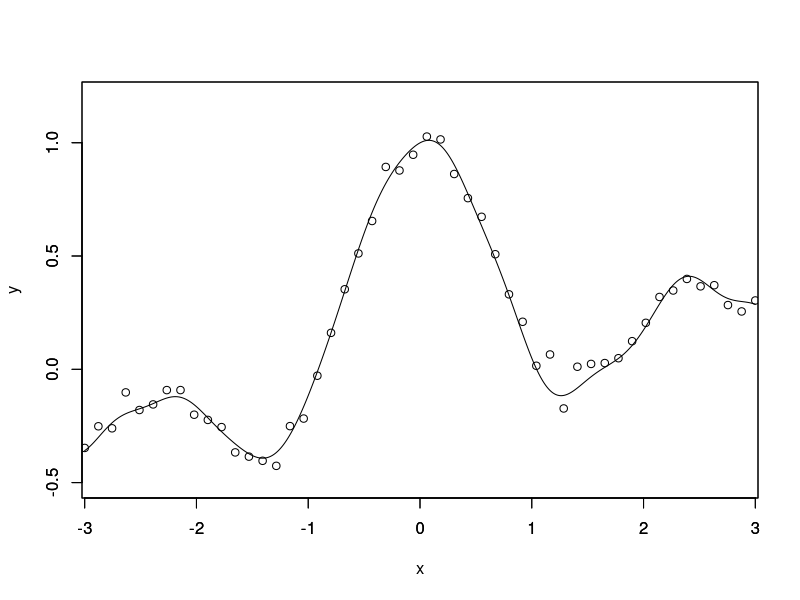

Write the R code that produced this figure.
repmat <- function(mat, m, n) {
  rmat <- mat
  for (i in 1:m) {
    if (i == m) break
    rmat <- rbind(rmat, mat)
  }
  crmat <- rmat
  for (i in 1:n) {
    if (i == n) break
    crmat <- cbind(crmat, rmat)
  }
  crmat
}

n <- 50   # 訓練標本数
N <- 1000 # ベクトル数
tt <- 10000 # トレーニング回数

x <- seq(-3, 3, length=n)
X <- seq(-3, 3, length=N)

pix <- pi*x

# 標本 yi を計算
y <- sin(pix)/pix+0.1*x+0.05*rnorm(n)

# ガウスカーネルモデルの計算式 2h^2 の事を指す
# この場合、0.3 が h (バンド幅) に相当する
hh <- 2*0.3^2

# 初期値 θ を適当に設定
t0 <- matrix(rnorm(n), n, 1)

# 勾配の歩幅
# 学習させる際にどの程度一度に勾配を下らせるかを設定
e <- 0.1

# 反復
for (i in 1:tt) {

  # 学習
  for (o in 1:n*N) {
    i <- ceiling( runif(1)*n )
    ki <- matrix(exp( -(x-x[i])^2/hh ), n, 1)

    t <- t0-e*ki %*% (Conj(t( ki )) %*% t0-y[i])
    if (norm(t-t0) < 0.000001) break
    t0 <- t
  }

}

K <- exp( -(repmat(X^2, 1, n)+repmat(Conj(t(x^2)), N, 1) - 2*X %*% Conj(t(x)))/hh )
F <- K %*% t


png( paste('~/ml_graph_data/', 'dmg_kernel_ls_tt', tt, '.png', sep='') )

plot(X, F, xlab='', ylab='', xlim=c(-2.8,2.8), ylim=c(-0.5,1.2), type='l')
par(new=T)
plot(x, y, xlim=c(-2.8,2.8), ylim=c(-0.5,1.2))

dev.off()
